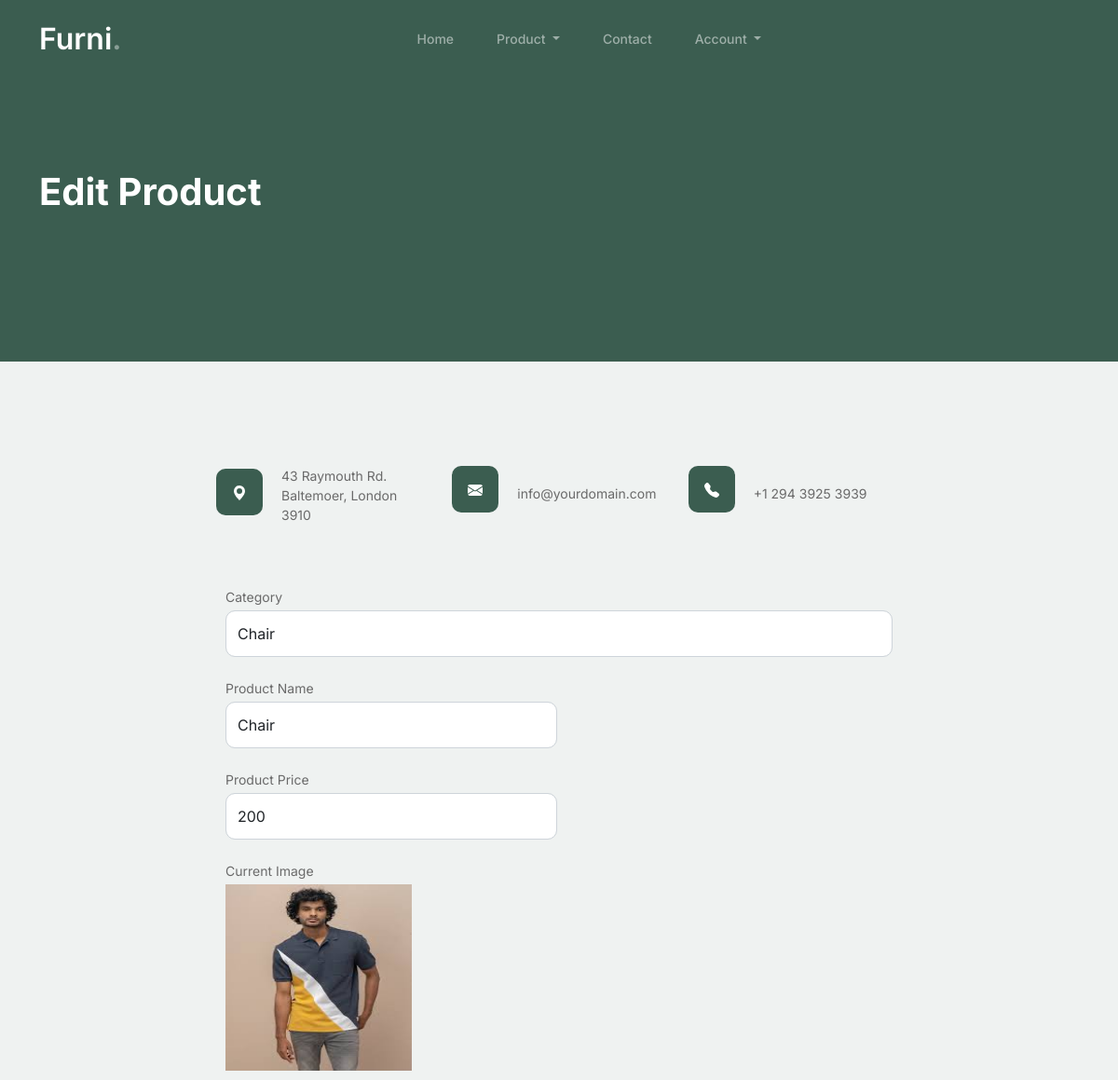
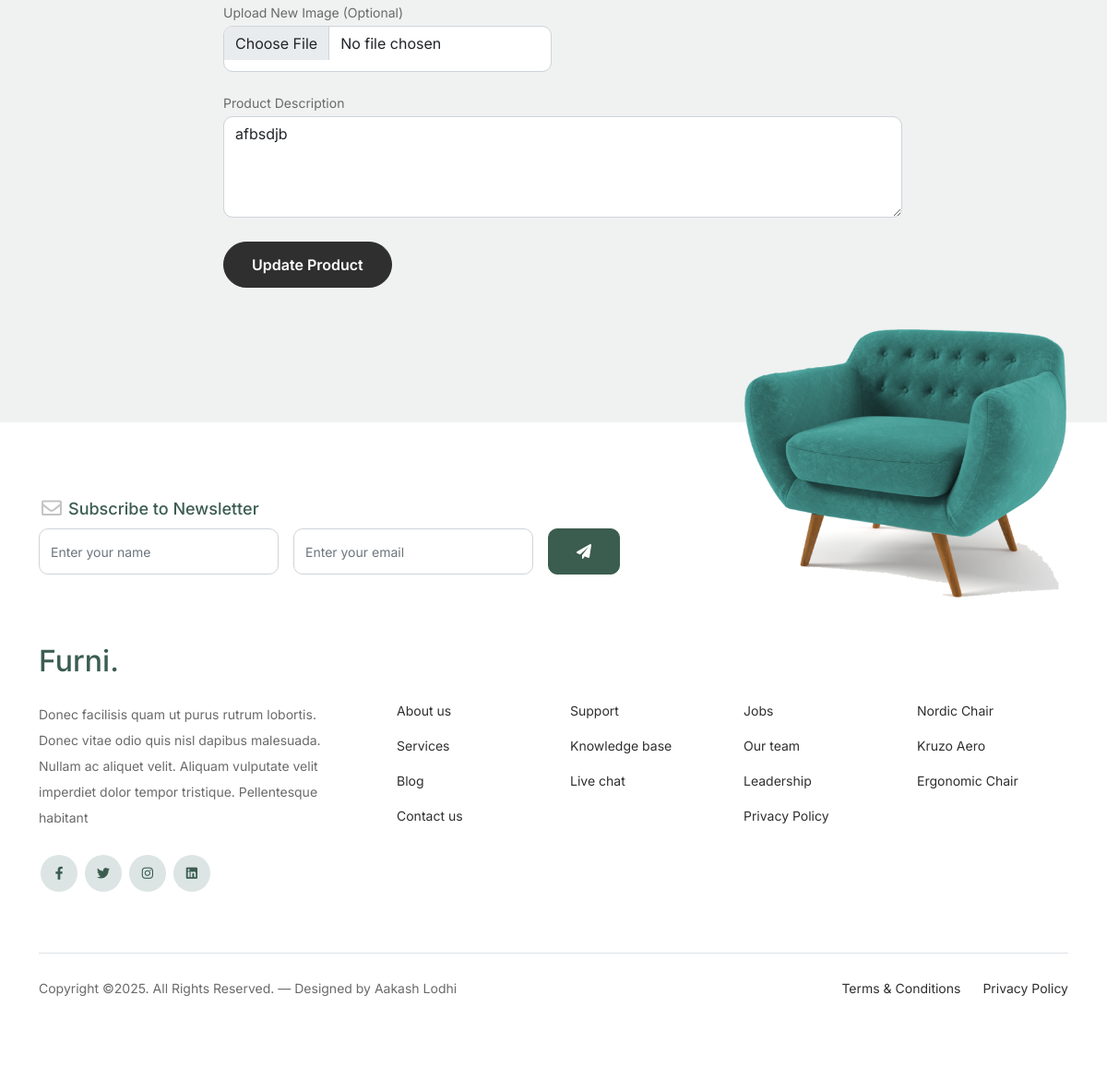
/seller-product-edit/1/, run on the app's committed database (2 pictures, top to bottom).
### myapp/models.py (models this page shows, shortened)
class Product(models.Model):
    category=(
        ("Chair","Chair"),
        ("Sofa","Sofa"),
        ("Bed","Bed"),
        ("Table","Table"),
    )
    seller=models.ForeignKey(User,on_delete=models.CASCADE)
    product_category=models.CharField(max_length=100,choices=category)
    product_name=models.CharField(max_length=100)
    product_price=models.PositiveIntegerField()
    product_desc=models.TextField()
    product_image=models.ImageField(upload_to="product_images/")

### myapp/views.py (the view)
# urls.py: path('seller-product-edit/<int:pk>/',views.seller_product_edit,name='seller-product-edit'),
def seller_product_edit(request,pk):
    product=Product.objects.get(pk=pk)
    if request.method=='POST':
        product.product_category=request.POST['product_category']
        product.product_name=request.POST['product_name']
        product.product_desc=request.POST['product_desc']
        product.product_price=request.POST['product_price']
        try:
            product.product_image=request.FILES['product_image']
        except:
            pass
        product.save()
        return redirect('view-product')
    else:
        return render(request,'seller-product-edit.html',{'product':product})

### myapp/templates/seller-product-edit.html (shortened to what this page needs)
{% extends 'seller-header.html' %}
{% load static %}
{% block content %}
<div class="hero">
    <div class="container">
        <div class="row justify-content-between">
            <div class="col-lg-5">
                <div class="intro-excerpt">
                    <h1>Edit Product</h1>
                </div>
            </div>
            <div class="col-lg-7"></div>
        </div>
    </div>
</div>
<div class="untree_co-section">
    <div class="container">
        <div class="block">
            <div class="row justify-content-center">
                <div class="col-md-8 col-lg-8 pb-4">
                    <div class="row mb-5">
                        <div class="col-lg-4">
                            <div class="service no-shadow align-items-center link horizontal d-flex active" data-aos="fade-left" data-aos-delay="0">
                                <div class="service-icon color-1 mb-4">
                                    <svg xmlns="http://www.w3.org/2000/svg" width="16" height="16" fill="currentColor" class="bi bi-geo-alt-fill" viewBox="0 0 16 16">
                                        <path d="M8 16s6-5.686 6-10A6 6 0 0 0 2 6c0 4.314 6 10 6 10zm0-7a3 3 0 1 1 0-6 3 3 0 0 1 0 6z"/>
                                    </svg>
                                </div>
                                <div class="service-contents">
                                    <p>43 Raymouth Rd. Baltemoer, London 3910</p>
                                </div>
                            </div>
                        </div>
                        <div class="col-lg-4">
                            <div class="service no-shadow align-items-center link horizontal d-flex active" data-aos="fade-left" data-aos-delay="0">
                                <div class="service-icon color-1 mb-4">
                                </div>
                                <div class="service-contents">
                                    <p>info@yourdomain.com</p>
                                </div>
                            </div>
                        </div>
                        <div class="col-lg-4">
                            <div class="service no-shadow align-items-center link horizontal d-flex active" data-aos="fade-left" data-aos-delay="0">
                                <div class="service-icon color-1 mb-4">
                                </div>
                                <div class="service-contents">
                                    <p>+1 294 3925 3939</p>
                                </div>
                            </div>
                        </div>
                    </div>
                    <form class="form-contact contact_form" action="{% url 'seller-product-edit' pk=product.pk %}" method="post" id="contactForm" enctype="multipart/form-data">
                        <div class="form-group" style="margin:10px">
                            <label for="product_category">Category</label>
                            <select name="product_category" id="product_category" class="form-control" required>
                                <option value="Chair" {% if product.product_category == "Chair" %}selected{% endif %}>Chair</option>
                            </select>
                        </div>
                        <div class="row">
                            <div class="col-6" style="margin:10px">
                                <div class="form-group">
                                    <label for="product_name">Product Name</label>
                                    <input class="form-control" name="product_name" id="product_name" type="text" value="{{product.product_name}}" required>
                                </div>
                            </div>
                            <div class="col-6" style="margin:10px">
                                <div class="form-group">
                                    <label for="product_price">Product Price</label>
                                    <input class="form-control" name="product_price" id="product_price" type="number"  value="{{product.product_price}}" required>
                                </div>
                            </div>
                        </div>
                        <div class="row">
                            <div class="col-6" style="margin:10px">
                                <div class="form-group">
                                    <label>Current Image</label>
                                    <img src="{{product.product_image.url}}" style="height:200px;width:200px;display:block;" alt="Product Image">
                                    <label for="product_image" style="margin-top:10px;">Upload New Image (Optional)</label>
                                    <input type="file" name="product_image" id="product_image" class="form-control" accept="image/*">
                                </div>
                            </div>
                            <div class="col-12" style="margin:10px">
                                <div class="form-group">
                                    <label for="product_desc">Product Description</label>
                                    <textarea class="form-control" name="product_desc" id="product_desc" rows="4">{{product.product_desc}}</textarea>
                                </div>
                            </div>
                        </div>
                        <div class="form-group mt-lg-3" style="margin:10px">
                            <button type="submit" class="btn btn-primary-hover-outline">Update Product</button>
                        </div>
                    </form>
                </div>
            </div>
        </div>
    </div>
</div>
{% endblock %}

### myapp/static/css/style.css (style rules this page uses)
body { overflow-x: hidden; position: relative; }
body { font-family: "Inter", sans-serif; font-weight: 400; line-height: 28px; color: #6a6a6a; font-size: 14px; background-color: #eff2f1; }
.hero { background: #3b5d50; padding: calc(4rem - 30px) 0 0rem 0; }
@media (min-width: 768px) { .hero { padding: calc(4rem - 30px) 0 4rem 0; } }
@media (min-width: 992px) { .hero { padding: calc(8rem - 30px) 0 8rem 0; } }
.hero .intro-excerpt { position: relative; z-index: 4; }
@media (min-width: 992px) { .hero .intro-excerpt { max-width: 450px; } }
.hero h1 { font-weight: 700; color: #ffffff; margin-bottom: 30px; }
.btn { font-weight: 600; padding: 12px 30px; border-radius: 30px; color: #ffffff; background: #2f2f2f; border-color: #2f2f2f; }
.untree_co-section { padding: 7rem 0; }
.form-control { height: 50px; border-radius: 10px; font-family: "Inter", sans-serif; }
.service { line-height: 1.5; }
.service .service-icon { border-radius: 10px; -webkit-box-flex: 0; -ms-flex: 0 0 50px; flex: 0 0 50px; height: 50px; line-height: 50px; text-align: center; background: #3b5d50; margin-right: 20px; color: #ffffff; }
textarea { height: auto !important; }

### data on the page
Product: product_category "Chair", product_name "Chair", product_price "200", product_image (picture), product_desc "afbsdjb"
